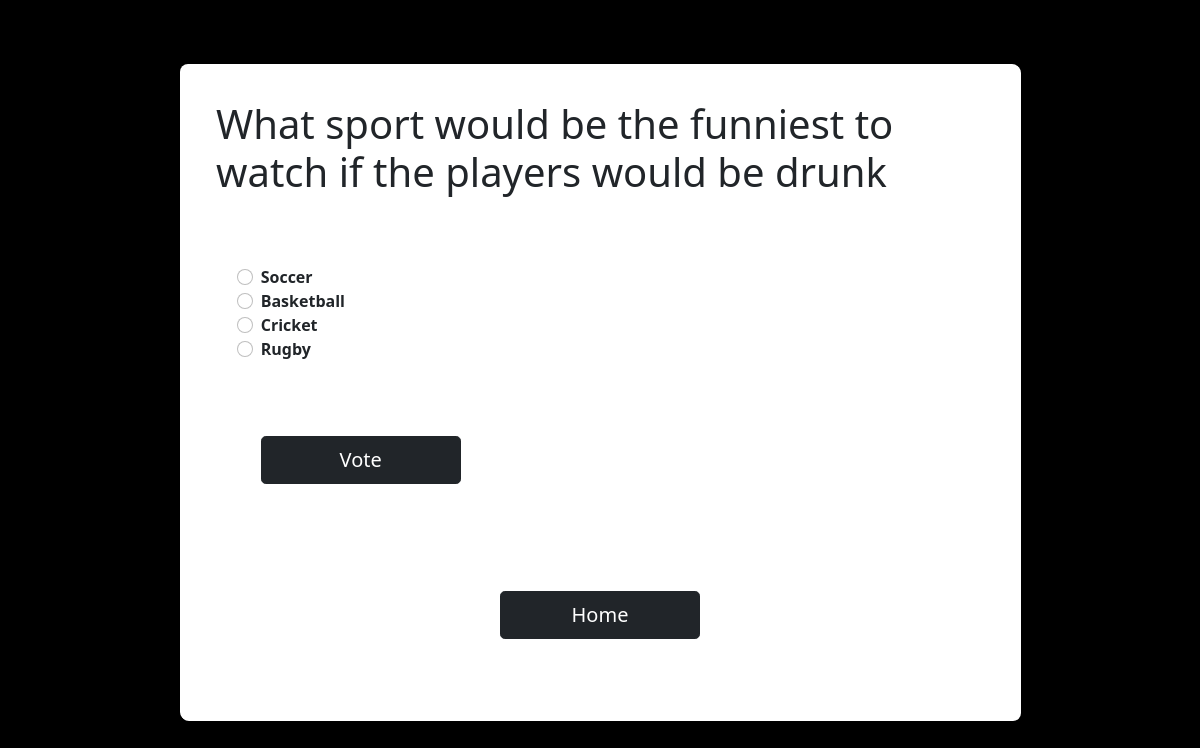
The app's page /polls/8/ with its own data.
### polls/models.py (models this page shows, shortened)
class Question(models.Model):
    question_text = models.CharField(max_length=1200)
    pub_date = models.DateTimeField('date published')

class Choice(models.Model):
    question = models.ForeignKey('Question',on_delete=models.CASCADE)
    choice_text = models.CharField(max_length=200)
    votes = models.IntegerField(default=0)

### polls/views.py (the view)
# urls.py: path('<int:question_id>/', views.details, name = 'details'),
def details(request, question_id):
    question = get_object_or_404(Question,pk=question_id)
    return render(request,'polls/details.html',{'question':question})

### polls/templates/polls/details.html (shortened to what this page needs)
<!doctype html>
<html lang="en">
<head>
    <link href="https://cdn.jsdelivr.net/npm/bootstrap@5.0.1/dist/css/bootstrap.min.css" rel="stylesheet"
>
</head>
<body>
    <div class="container" style="background-color: white;width: 70%; height: 30%; margin-top: 4em;">
        <h1>{{ question.question_text }}</h1>
        <div class="container mt-4">
            <form action="{% url 'polls:vote' question.id %}" method="POST">
                <div class="container form-check" style="margin-bottom: 2em;">
                    {% for choice in question.choice_set.all %}
                    <input class="form-check-input" type="radio" name="choice" id="flexRadioDefault{{forloop.counter}}" value="{{choice.id}}">
                    <label class="form-check-label" for="flexRadioDefault{{forloop.counter}}"><strong>{{ choice.choice_text }}</strong></label>
                        <br>
                        {% endfor %}
                </div>
                <div class="container">
                    <input class="btn btn-lg btn-dark" type="submit" value="Vote" style="width: 10em;">
                </div>
            </form>
            <div class="container" style="margin-top: 4em;text-align: center;"><a href="{% url 'polls:index' %}"><button class="btn btn-lg btn-dark" style="width: 10em;">Home</button></a></div>
        </div>
    </div>
</body>
</html>

### polls/templates/polls/details.html (style rules this page uses)
body { background-color: black; font-family: 'Segoe UI', Tahoma, Geneva, Verdana, sans-serif; }
.container { border-radius: 8px; padding: 3%; box-shadow: 1px 1px white; }

### records on screen
Question: question_text "What sport would be the funniest to watch if the players would be drunk"
Choice: choice_text "Soccer"
Choice: choice_text "Basketball"
Choice: choice_text "Cricket"
Choice: choice_text "Rugby"
